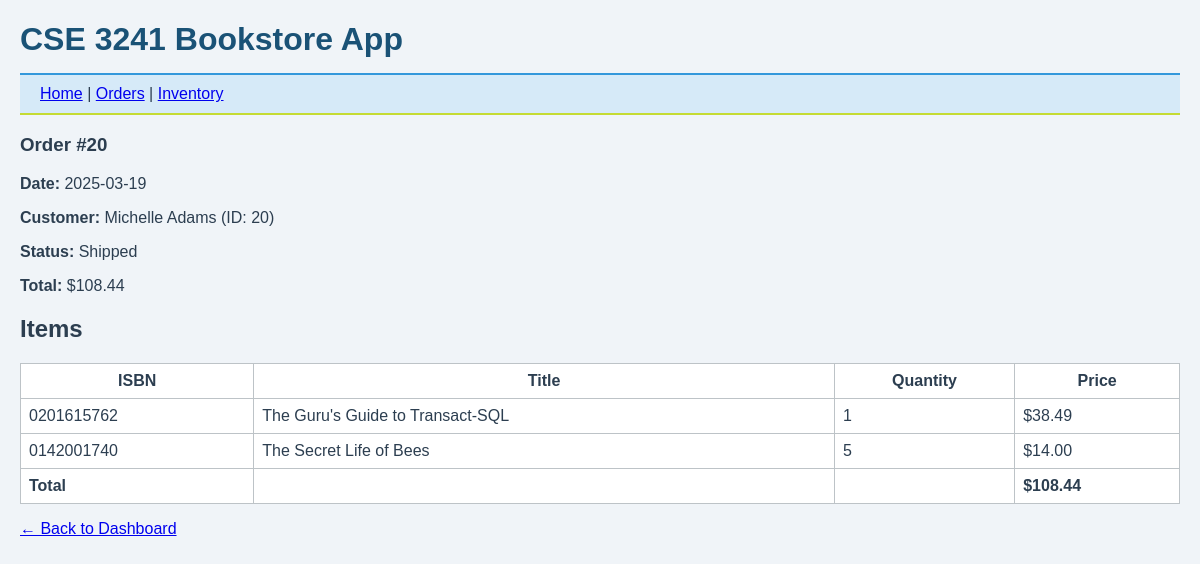
Screenshot of /order/20 with the database file from the repository.
### tables this page shows
CREATE TABLE "Order" (
    Order_ID INTEGER PRIMARY KEY,
    Customer_ID INTEGER NOT NULL,
    Date TEXT NOT NULL,
    Status TEXT NOT NULL,
    Total_Price DECIMAL(10, 2) NOT NULL,
    FOREIGN KEY (Customer_ID) REFERENCES Customer(Customer_ID)
);

CREATE TABLE Customer (
    Customer_ID INTEGER PRIMARY KEY,
    First_Name TEXT NOT NULL,
    Last_Name TEXT NOT NULL,
    Address TEXT,
    Phone TEXT,
    Email TEXT
);

CREATE TABLE Order_Item (
    Order_Item_ID INTEGER PRIMARY KEY,
    Book_ID TEXT NOT NULL,
    Order_ID INTEGER NOT NULL,
    Quantity INTEGER NOT NULL,
    Price DECIMAL(10, 2) NOT NULL,
    FOREIGN KEY (Book_ID) REFERENCES Book(ISBN),
    FOREIGN KEY (Order_ID) REFERENCES "Order"(Order_ID)
);

CREATE TABLE Book (
    ISBN TEXT PRIMARY KEY,
    Title TEXT NOT NULL,
    Genre TEXT,
    Price DECIMAL(10, 2) NOT NULL,
    Year INTEGER,
    Publisher_ID INTEGER,
    FOREIGN KEY (Publisher_ID) REFERENCES Publisher(Publisher_ID)
);

### app.py (the view)
@app.route('/order/<int:order_id>')
def order_details(order_id):
    db = get_db()
    order = db.execute('''
        SELECT o.Order_ID, o.Date, o.Status, o.Total_Price, c.Customer_ID, c.First_Name || ' ' || c.Last_Name AS Customer
        FROM "Order" o
        JOIN Customer c ON o.Customer_ID = c.Customer_ID
        WHERE o.Order_ID = ?
    ''', (order_id,)).fetchone()
    items = db.execute('''
        SELECT oi.Quantity, oi.Price, b.Title, b.ISBN
        FROM Order_Item oi
        JOIN Book b ON b.ISBN = oi.Book_ID
        WHERE oi.Order_ID = ?
    ''', (order_id,)).fetchall()
    return render_template('order_details.html', order=order, items=items)

### app.py (called while the page is built)
def get_db():
    db = sqlite3.connect('bookstore.sqlite')
    db.row_factory = sqlite3.Row
    return db

### templates/order_details.html
{% extends 'base.html' %}
{% block content %}
<h3>Order #{{ order.Order_ID }}</h3>
<p><strong>Date:</strong> {{ order.Date }}</p>
<p><strong>Customer:</strong> {{ order.Customer }} (ID: {{ order.Customer_ID }})</p>
<p><strong>Status:</strong> {{ order.Status }}</p>
<p><strong>Total:</strong> ${{ order.Total_Price }}</p>
<h2>Items</h2>
<table border="1">
    <tr>
        <th>ISBN</th>
        <th>Title</th>
        <th>Quantity</th>
        <th>Price</th>
    </tr>
    {% for item in items %}
    <tr>
        <td>{{ item.ISBN }}</td>
        <td>{{ item.Title }}</td>
        <td>{{ item.Quantity }}</td>
        <td>${{ '%.2f' | format(item.Price) }}</td>
    </tr>
    {% endfor %}
    <tr>
        <td><strong>Total</strong></td>
        <td></td>
        <td></td>
        <td><strong>${{ order.Total_Price }}</strong></td>
    </tr>
</table>
<p><a href="{{ url_for('dashboard') }}">← Back to Dashboard</a></p>
{% endblock %}

### static/styles.css (style rules this page uses)
body { font-family: sans-serif; margin: 20px; background: #f0f4f8; color: #2c3e50; }
table { width: 100%; border-collapse: collapse; background: #ffffff; }
th, td { padding: 8px; border: 1px solid #bdc3c7; }

### rows the page displays
Order: Order_ID "20", Date "2025-03-19", Status "Shipped", Total_Price "108.44"
Customer: Customer_ID "20"
Order_Item: ISBN "0201615762", Title "The Guru's Guide to Transact-SQL", Quantity "1", Price "38.49"
Order_Item: ISBN "0142001740", Title "The Secret Life of Bees", Quantity "5", Price "14.00"

### other values shown
{{ order.Customer }} "Michelle Adams"
